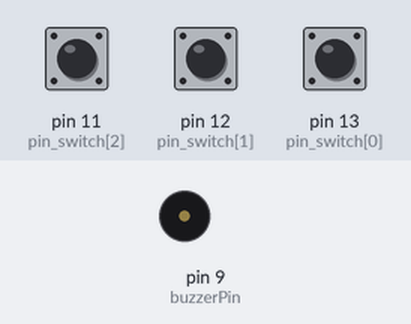
The sketch below on a simulated Arduino Uno, built with avr-gcc and run on an emulated ATmega328P. Shown: buzzer (waves = sounding). The test bench sets the inputs (shaded band); at power-on: pin 11 (pin_switch[2]) HIGH, pin 12 (pin_switch[1]) HIGH, pin 13 (pin_switch[0]) HIGH.

Above: at 1.2 s.
1.3 s: pin 11 (pin_switch[2]) pulled LOW for 0.15 s
At 1.42 s:
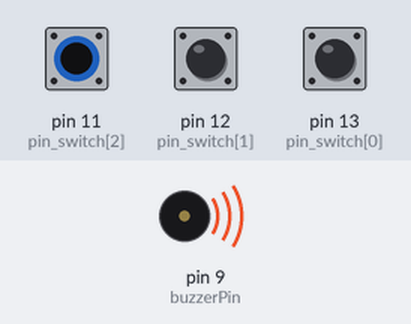
3.0 s: pin 11 (pin_switch[2]) pulled LOW for 3.2 s
At 7.4 s:
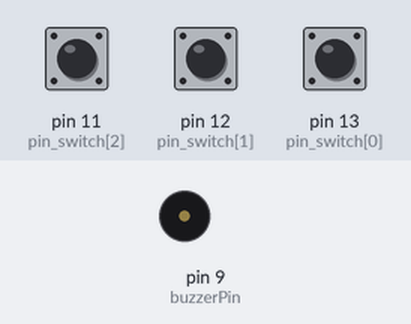
7.7 s: pin 12 (pin_switch[1]) pulled LOW for 3.2 s
At 8.5 s:
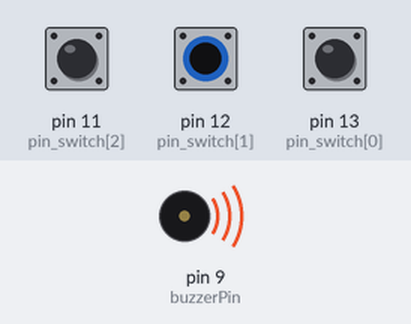
Timing chart, 0 to 12.5 s (numbered marks = the images above; inputs shaded):
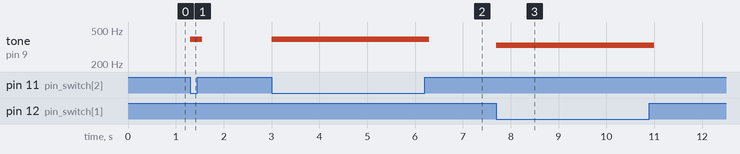

The sketch:

AR10_doremi.ino
```cpp
/*
 예제 9.1
 피에조 부저를 이용한 소리 출력
*/
int pin_switch[] = {13 ,12, 11};
int buzzerPin = 9;
int frequencies[] = {262,330,392};

void setup()
{
  for(int i = 0; i<3; ++i){
    pinMode(pin_switch[i],INPUT_PULLUP);
  }
  // 부저핀을 출력으로 설정한다
  pinMode(buzzerPin, OUTPUT);
}


void loop()
{
  for (int i = 0; i < 3; ++i){
    if (!digitalRead(pin_switch[i])){
      // 맞는 값을 찾았을 경우 이 값을 회신한다
      tone(buzzerPin,frequencies[i],100);
    };
  };
}
```

Measured:
- after the input at 1.3 s, tone on pin 9 (buzzerPin): silent → 392 Hz at once, → silent 0.25 s later
- after the input at 3.0 s, tone on pin 9 (buzzerPin): silent → 392 Hz at once, → silent 3.3 s later
- after the input at 7.7 s, tone on pin 9 (buzzerPin): silent → 330 Hz at once, → silent 3.3 s later
